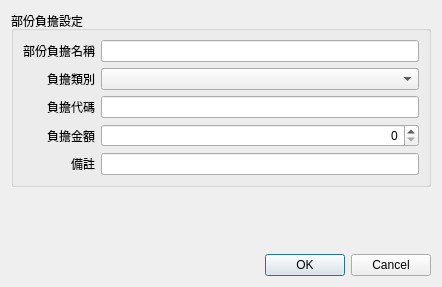
<?xml version="1.0" encoding="UTF-8"?>
<ui version="4.0">
 <class>Dialog_input_share</class>
 <widget class="QDialog" name="Dialog_input_share">
  <property name="windowModality">
   <enum>Qt::NonModal</enum>
  </property>
  <property name="geometry">
   <rect>
    <x>0</x>
    <y>0</y>
    <width>442</width>
    <height>287</height>
   </rect>
  </property>
  <property name="sizePolicy">
   <sizepolicy hsizetype="Preferred" vsizetype="Preferred">
    <horstretch>0</horstretch>
    <verstretch>0</verstretch>
   </sizepolicy>
  </property>
  <property name="windowTitle">
   <string>部份負擔設定</string>
  </property>
  <property name="modal">
   <bool>false</bool>
  </property>
  <layout class="QVBoxLayout" name="verticalLayout">
   <item>
    <widget class="QGroupBox" name="groupBox">
     <property name="title">
      <string>部份負擔設定</string>
     </property>
     <layout class="QGridLayout" name="gridLayout">
      <item row="3" column="0">
       <widget class="QLabel" name="label_5">
        <property name="text">
         <string>負擔金額</string>
        </property>
        <property name="alignment">
         <set>Qt::AlignRight|Qt::AlignTrailing|Qt::AlignVCenter</set>
        </property>
       </widget>
      </item>
      <item row="0" column="1">
       <widget class="QLineEdit" name="lineEdit_item_name"/>
      </item>
      <item row="2" column="1">
       <widget class="QLineEdit" name="lineEdit_ins_code"/>
      </item>
      <item row="3" column="1">
       <widget class="QSpinBox" name="spinBox_amount">
        <property name="alignment">
         <set>Qt::AlignRight|Qt::AlignTrailing|Qt::AlignVCenter</set>
        </property>
        <property name="maximum">
         <number>9999</number>
        </property>
        <property name="singleStep">
         <number>10</number>
        </property>
       </widget>
      </item>
      <item row="4" column="0">
       <widget class="QLabel" name="label_6">
        <property name="text">
         <string>備註</string>
        </property>
        <property name="alignment">
         <set>Qt::AlignRight|Qt::AlignTrailing|Qt::AlignVCenter</set>
        </property>
       </widget>
      </item>
      <item row="4" column="1">
       <widget class="QLineEdit" name="lineEdit_remark"/>
      </item>
      <item row="2" column="0">
       <widget class="QLabel" name="label_2">
        <property name="text">
         <string>負擔代碼</string>
        </property>
        <property name="alignment">
         <set>Qt::AlignRight|Qt::AlignTrailing|Qt::AlignVCenter</set>
        </property>
       </widget>
      </item>
      <item row="0" column="0" alignment="Qt::AlignLeft">
       <widget class="QLabel" name="label">
        <property name="sizePolicy">
         <sizepolicy hsizetype="Preferred" vsizetype="Preferred">
          <horstretch>0</horstretch>
          <verstretch>0</verstretch>
         </sizepolicy>
        </property>
        <property name="autoFillBackground">
         <bool>false</bool>
        </property>
        <property name="text">
         <string>部份負擔名稱</string>
        </property>
        <property name="alignment">
         <set>Qt::AlignRight|Qt::AlignTrailing|Qt::AlignVCenter</set>
        </property>
        <property name="wordWrap">
         <bool>false</bool>
        </property>
       </widget>
      </item>
      <item row="1" column="0">
       <widget class="QLabel" name="label_3">
        <property name="text">
         <string>負擔類別</string>
        </property>
        <property name="alignment">
         <set>Qt::AlignRight|Qt::AlignTrailing|Qt::AlignVCenter</set>
        </property>
       </widget>
      </item>
      <item row="1" column="1">
       <widget class="QComboBox" name="comboBox_share_type"/>
      </item>
     </layout>
    </widget>
   </item>
   <item>
    <spacer name="verticalSpacer">
     <property name="orientation">
      <enum>Qt::Vertical</enum>
     </property>
     <property name="sizeHint" stdset="0">
      <size>
       <width>20</width>
       <height>40</height>
      </size>
     </property>
    </spacer>
   </item>
   <item>
    <widget class="QDialogButtonBox" name="buttonBox">
     <property name="orientation">
      <enum>Qt::Horizontal</enum>
     </property>
     <property name="standardButtons">
      <set>QDialogButtonBox::Cancel|QDialogButtonBox::Ok</set>
     </property>
     <property name="centerButtons">
      <bool>false</bool>
     </property>
    </widget>
   </item>
  </layout>
 </widget>
 <resources/>
 <connections>
  <connection>
   <sender>buttonBox</sender>
   <signal>accepted()</signal>
   <receiver>Dialog_input_share</receiver>
   <slot>accept()</slot>
   <hints>
    <hint type="sourcelabel">
     <x>248</x>
     <y>254</y>
    </hint>
    <hint type="destinationlabel">
     <x>157</x>
     <y>274</y>
    </hint>
   </hints>
  </connection>
  <connection>
   <sender>buttonBox</sender>
   <signal>rejected()</signal>
   <receiver>Dialog_input_share</receiver>
   <slot>reject()</slot>
   <hints>
    <hint type="sourcelabel">
     <x>316</x>
     <y>260</y>
    </hint>
    <hint type="destinationlabel">
     <x>286</x>
     <y>274</y>
    </hint>
   </hints>
  </connection>
 </connections>
</ui>
